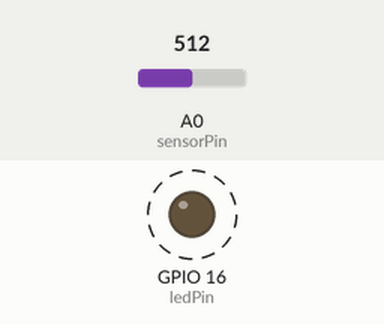
Simulated run of this sketch. Board: ESP8266 (NodeMCU). Parts: output pins drawn as LEDs (lit = HIGH). Dashed ring = blinking. The test bench sets the inputs (shaded band); at power-on: A0 (sensorPin) = 512.

Above: at 1.8 s.
1.9 s: A0 (sensorPin) set to 0
At 2.9 s:
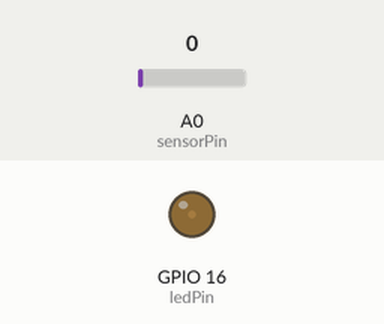
3.6 s: A0 (sensorPin) set to 122
At 3.66 s:
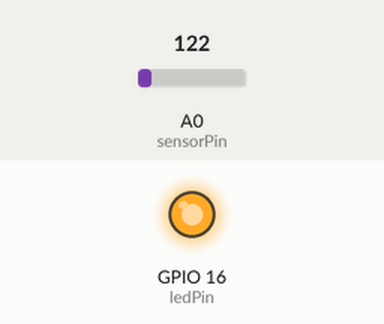
Timing chart, 0 to 13.1 s (numbered marks = the images above; inputs shaded):
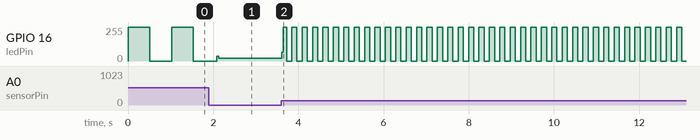

The sketch:

Prueba_LecturaAnaloga.ino
```cpp
//Lectura Analoga

int sensorPin = A0;
int ledPin = 16; // Salida ESP8266
//int ledPin = 22; // Salida ESP32
int sensorValue = 0;  // Inicialización del valor de lectura analoga

void setup() {
  // Declaración del ledPin como salida
  pinMode(ledPin, OUTPUT);
}

void loop() {

  // Lectura Analoga:
  sensorValue = analogRead(sensorPin);
  digitalWrite(ledPin, HIGH);
  delay(sensorValue);
  digitalWrite(ledPin, LOW);
  delay(sensorValue);
}
```

Measured:
- after the input at 3.6 s, GPIO 16 (ledPin): 20/255 → 67/255 at once, then moves between 0/255 and 255/255, repeating every 0.24 s
- by itself, GPIO 16 (ledPin): alternates 255/255 for 0.51 s and 0/255 for 0.51 s
